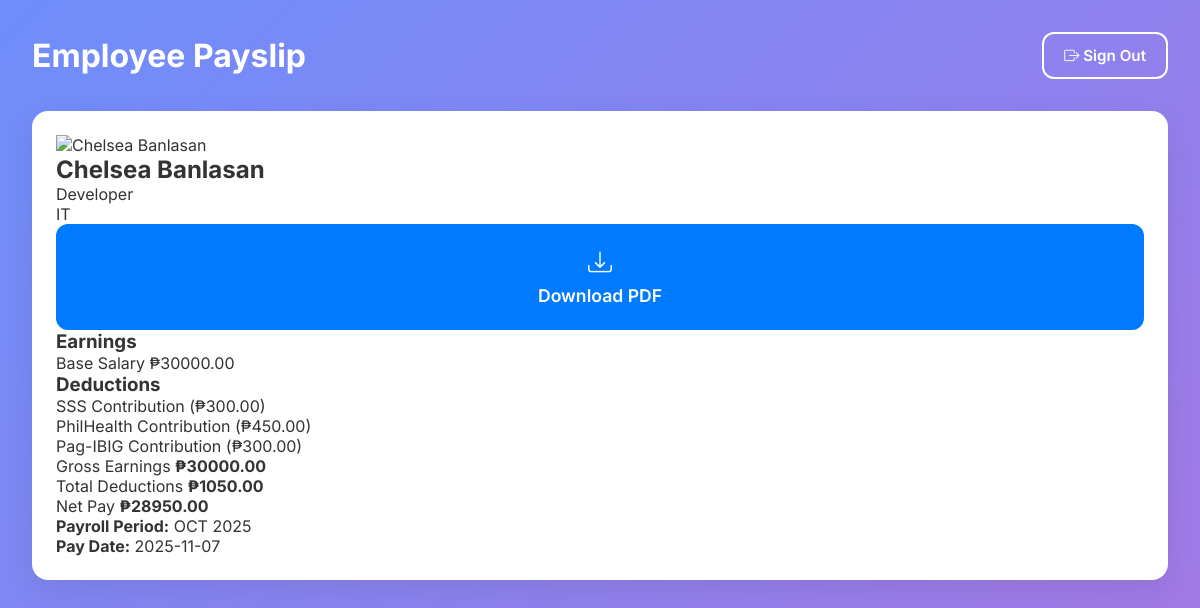
Screenshot of /payroll/1 (signed in) with the database file from the repository.
### tables this page shows
CREATE TABLE employees (
    id INTEGER PRIMARY KEY AUTOINCREMENT,
    name TEXT NOT NULL,
    position TEXT NOT NULL,
    department TEXT NOT NULL,
    salary REAL NOT NULL,
    payroll_period TEXT NOT NULL
, date TEXT, photo TEXT, hourly_rate REAL);

### app.py (the view)
@app.route('/payroll/<int:emp_id>')
@login_required
def view_payroll(emp_id):
    employee = get_employee_by_id(emp_id)
    if not employee:
        flash("Employee not found.", "danger")
        return redirect(url_for('dashboard'))
    calcs = calculate_salary(employee['salary'])
    salary_details = {
        'id': employee['id'],
        'name': employee['name'],
        'position': employee['position'],
        'department': employee['department'],
        'payroll_period': employee['payroll_period'],
        'date': employee['date'] or get_current_date(),
        'photo': employee['photo'],
        **calcs  # Unpacks salary, sss, philhealth, pagibig, total_deductions, net_salary
    }
    return render_template('payroll.html', employee=salary_details)

### app.py (called while the page is built)
@login_manager.user_loader
def load_user(user_id):
    conn = sqlite3.connect('database.db')
    conn.row_factory = sqlite3.Row
    c = conn.cursor()
    c.execute('SELECT * FROM users WHERE id = ?', (user_id,))
    user_row = c.fetchone()
    conn.close()
    if user_row:
        return User(user_row['id'], user_row['username'], user_row['password_hash'], user_row['is_admin'])
    return None

    @property
    def is_authenticated(self):
        return True

### models.py (called while the page is built)
def get_db_connection():
    conn = sqlite3.connect(DATABASE)
    conn.row_factory = sqlite3.Row  # This is key for accessing columns by name
    return conn

def get_employee_by_id(emp_id):
    conn = get_db_connection()
    c = conn.cursor()
    c.execute('SELECT * FROM employees WHERE id = ?', (emp_id,))
    employee = c.fetchone()
    conn.close()
    return employee

### utils.py (called while the page is built)
def get_current_date():
    return datetime.date.today().strftime('%Y-%m-%d')

def calculate_salary(base_salary):
    if base_salary is None:
        base_salary = 0.0
    try:
        base_salary = float(base_salary)
    except (ValueError, TypeError):
        base_salary = 0.0
    sss = round(base_salary * 0.01, 2)
    philhealth = round(base_salary * 0.015, 2)
    pagibig = round(base_salary * 0.01, 2)
    total_deductions = round(sss + philhealth + pagibig, 2)
    net_salary = round(base_salary - total_deductions, 2)
    return {
        'salary': base_salary,
        'sss': sss,
        'philhealth': philhealth,
        'pagibig': pagibig,
        'total_deductions': total_deductions,
        'net_salary': net_salary
    }

### templates/payroll.html (shortened to what this page needs)
{% extends 'base.html' %}
{% block page_title %}Employee Payslip{% endblock %}
{% block content %}
<div class="card payslip-card">
<div class="payslip-header">
<div class="payslip-header-info">
<img src="{{ url_for('static', filename='uploads/' + (employee.photo if employee.photo else 'default.png')) }}"
alt="{{ employee.name }}"
class="payslip-photo"
onerror="this.src='{{ url_for('static', filename='uploads/default.png') }}';">
<div>
<h2>{{ employee.name }}</h2>
<p>{{ employee.position }}</p>
<p>{{ employee.department }}</p>
</div>
</div>
<div class="payslip-header-actions">
<a href="{{ url_for('download_payroll_pdf', emp_id=employee.id) }}" class="btn btn-action btn-blue">
<i class="bi bi-download me-1"></i> Download PDF
</a>
</div>
</div>
<div class="payslip-details-grid">
    <div class="payslip-group">
        <h3>Earnings</h3>
        <div class="payslip-item">
            <span>Base Salary</span>
            <span class="amount positive">₱{{ "%.2f"|format(employee.salary) }}</span>
        </div>
    </div>
    <div class="payslip-group">
        <h3>Deductions</h3>
        <div class="payslip-item">
            <span>SSS Contribution</span>
            <span class="amount negative">(₱{{ "%.2f"|format(employee.sss) }})</span>
        </div>
        <div class="payslip-item">
            <span>PhilHealth Contribution</span>
            <span class="amount negative">(₱{{ "%.2f"|format(employee.philhealth) }})</span>
        </div>
        <div class="payslip-item">
            <span>Pag-IBIG Contribution</span>
            <span class="amount negative">(₱{{ "%.2f"|format(employee.pagibig) }})</span>
        </div>
    </div>
</div>
<div class="payslip-summary">
    <div class="summary-item">
        <span>Gross Earnings</span>
        <strong>₱{{ "%.2f"|format(employee.salary) }}</strong>
    </div>
    <div class="summary-item">
        <span>Total Deductions</span>
        <strong>₱{{ "%.2f"|format(employee.total_deductions) }}</strong>
    </div>
    <div class="summary-item total">
        <span>Net Pay</span>
        <strong class="net-pay-total">₱{{ "%.2f"|format(employee.net_salary) }}</strong>
    </div>
</div>
<div class="payslip-footer">
    <p><strong>Payroll Period:</strong> {{ employee.payroll_period }}</p>
    <p><strong>Pay Date:</strong> {{ employee.date or 'N/A' }}</p>
</div>
</div>
{% endblock %}

### templates/base.html (shortened to what this page needs)
<!DOCTYPE html>
<html lang="en">
<head>
<link rel="stylesheet" href="{{ url_for('static', filename='css/style.css') }}">
<link rel="stylesheet" href="https://cdn.jsdelivr.net/npm/bootstrap-icons@1.11.3/font/bootstrap-icons.min.css">
</head>
<body>
{% if current_user.is_authenticated %}
<div class="container">
<nav class="navbar">
<h1>{% block page_title %}Welcome, {{ current_user.username }}!{% endblock %}</h1>
<a href="{{ url_for('logout') }}" class="btn btn-outline">
<i class="bi bi-box-arrow-right me-1"></i> Sign Out
</a>
</nav>
    <main>
        {% block content %}{% endblock %}
    </main>
</div>
{% endif %}
</body>
</html>

### static/css/style.css (style rules this page uses)
* { box-sizing: border-box; margin: 0; padding: 0; }
body { font-family: 'Inter', sans-serif; background: linear-gradient(135deg, #6e8efb, #a777e3, #e36bae); background-size: 200% 200%; animation: gradientBG 15s ease infinite; min-height: 100vh; color: #333; }
.container { max-width: 1400px; margin: 0 auto; padding: 2rem; }
.navbar { display: flex; justify-content: space-between; align-items: center; margin-bottom: 2rem; }
.navbar h1 { font-size: 2rem; font-weight: 700; color: #ffffff; margin: 0; }
.btn { padding: 0.75rem 1.25rem; border: none; border-radius: 12px; color: #ffffff; font-size: 0.95rem; font-weight: 600; cursor: pointer; transition: all 0.3s ease; text-decoration: none; display: inline-block; text-align: center; }
.btn-outline { background: transparent; border: 2px solid #ffffff; color: #ffffff; }
.card { background-color: #ffffff; border-radius: 16px; padding: 1.5rem; box-shadow: 0 10px 30px rgba(0, 0, 0, 0.08); margin-bottom: 1.5rem; min-height: 300px; }
.btn-action { display: flex; flex-direction: column; align-items: center; justify-content: center; padding: 1.5rem; border-radius: 12px; font-size: 1.1rem; font-weight: 600; text-align: center; }
.btn-action i { font-size: 1.5rem; margin-bottom: 0.5rem; }
.btn-blue { background-color: #007bff; color: #ffffff; }

### rows the page displays
employees: name "Chelsea Banlasan", position "Developer", department "IT", salary "30000.00", payroll_period "OCT 2025"

### other values shown
{{ "%.2f"|format(employee.sss) }} "300.00"
{{ "%.2f"|format(employee.philhealth) }} "450.00"
{{ "%.2f"|format(employee.pagibig) }} "300.00"
{{ "%.2f"|format(employee.total_deductions) }} "1050.00"
{{ "%.2f"|format(employee.net_salary) }} "28950.00"
{{ employee.date or 'N/A' }} "2025-11-07"
